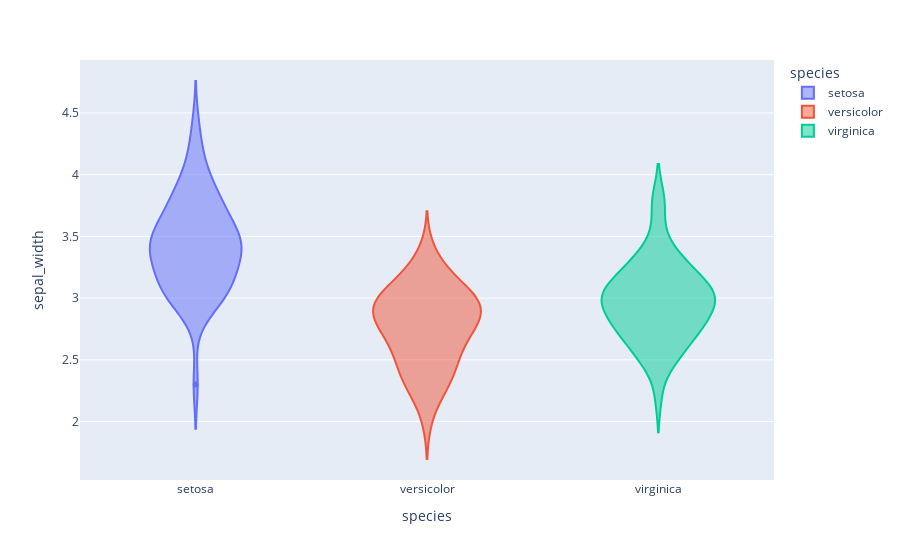

Notebook source saved alongside this figure:
### Markdown cell above
## 5. violen plot

### Code cell
fig5 = px.violin(df, x="species", y="sepal_width", color="species")
fig5.show()

# save the plot

fig5.write_image("./output/fig5.png")

### Figure 1 — Plotly figure (JSON) as saved in the notebook; plotly's stock layout.template omitted (floating-point values rounded to 4 significant figures)
{"data": [{"alignmentgroup": "True", "box": {"visible": false}, "hovertemplate": "species=%{x}<br>sepal_width=%{y}<extra></extra>", "legendgroup": "setosa", "marker": {"color": "#636efa"}, "name": "setosa", "offsetgroup": "setosa", "orientation": "v", "scalegroup": "True", "showlegend": true, "type": "violin", "x": ["setosa", "setosa", "setosa", "setosa", "setosa", "setosa", "setosa", "setosa", "setosa", "setosa", "setosa", "setosa", "setosa", "setosa", "setosa", "setosa", "setosa", "setosa", "setosa", "setosa", "setosa", "setosa", "setosa", "setosa", "setosa", "setosa", "setosa", "setosa", "setosa", "setosa", "setosa", "setosa", "setosa", "setosa", "setosa", "setosa", "setosa", "setosa", "setosa", "setosa", "setosa", "setosa", "setosa", "setosa", "setosa", "setosa", "setosa", "setosa", "setosa", "setosa"], "x0": " ", "xaxis": "x", "y": [3.5, 3, 3.2, 3.1, 3.6, 3.9, 3.4, 3.4, 2.9, 3.1, 3.7, 3.4, 3, 3, 4, 4.4, 3.9, 3.5, 3.8, 3.8, 3.4, 3.7, 3.6, 3.3, 3.4, 3, 3.4, 3.5, 3.4, 3.2, 3.1, 3.4, 4.1, 4.2, 3.1, 3.2, 3.5, 3.6, 3, 3.4, 3.5, 2.3, 3.2, 3.5, 3.8, 3, 3.8, 3.2, 3.7, 3.3], "y0": " ", "yaxis": "y"}, {"alignmentgroup": "True", "box": {"visible": false}, "hovertemplate": "species=%{x}<br>sepal_width=%{y}<extra></extra>", "legendgroup": "versicolor", "marker": {"color": "#EF553B"}, "name": "versicolor", "offsetgroup": "versicolor", "orientation": "v", "scalegroup": "True", "showlegend": true, "type": "violin", "x": ["versicolor", "versicolor", "versicolor", "versicolor", "versicolor", "versicolor", "versicolor", "versicolor", "versicolor", "versicolor", "versicolor", "versicolor", "versicolor", "versicolor", "versicolor", "versicolor", "versicolor", "versicolor", "versicolor", "versicolor", "versicolor", "versicolor", "versicolor", "versicolor", "versicolor", "versicolor", "versicolor", "versicolor", "versicolor", "versicolor", "versicolor", "versicolor", "versicolor", "versicolor", "versicolor", "versicolor", "versicolor", "versicolor", "versicolor", "versicolor", "versicolor", "versicolor", "versicolor", "versicolor", "versicolor", "versicolor", "versicolor", "versicolor", "versicolor", "versicolor"], "x0": " ", "xaxis": "x", "y": [3.2, 3.2, 3.1, 2.3, 2.8, 2.8, 3.3, 2.4, 2.9, 2.7, 2, 3, 2.2, 2.9, 2.9, 3.1, 3, 2.7, 2.2, 2.5, 3.2, 2.8, 2.5, 2.8, 2.9, 3, 2.8, 3, 2.9, 2.6, 2.4, 2.4, 2.7, 2.7, 3, 3.4, 3.1, 2.3, 3, 2.5, 2.6, 3, 2.6, 2.3, 2.7, 3, 2.9, 2.9, 2.5, 2.8], "y0": " ", "yaxis": "y"}, {"alignmentgroup": "True", "box": {"visible": false}, "hovertemplate": "species=%{x}<br>sepal_width=%{y}<extra></extra>", "legendgroup": "virginica", "marker": {"color": "#00cc96"}, "name": "virginica", "offsetgroup": "virginica", "orientation": "v", "scalegroup": "True", "showlegend": true, "type": "violin", "x": ["virginica", "virginica", "virginica", "virginica", "virginica", "virginica", "virginica", "virginica", "virginica", "virginica", "virginica", "virginica", "virginica", "virginica", "virginica", "virginica", "virginica", "virginica", "virginica", "virginica", "virginica", "virginica", "virginica", "virginica", "virginica", "virginica", "virginica", "virginica", "virginica", "virginica", "virginica", "virginica", "virginica", "virginica", "virginica", "virginica", "virginica", "virginica", "virginica", "virginica", "virginica", "virginica", "virginica", "virginica", "virginica", "virginica", "virginica", "virginica", "virginica", "virginica"], "x0": " ", "xaxis": "x", "y": [3.3, 2.7, 3, 2.9, 3, 3, 2.5, 2.9, 2.5, 3.6, 3.2, 2.7, 3, 2.5, 2.8, 3.2, 3, 3.8, 2.6, 2.2, 3.2, 2.8, 2.8, 2.7, 3.3, 3.2, 2.8, 3, 2.8, 3, 2.8, 3.8, 2.8, 2.8, 2.6, 3, 3.4, 3.1, 3, 3.1, 3.1, 3.1, 2.7, 3.2, 3.3, 3, 2.5, 3, 3.4, 3], "y0": " ", "yaxis": "y"}], "layout": {"legend": {"title": {"text": "species"}, "tracegroupgap": 0}, "margin": {"t": 60}, "violinmode": "overlay", "xaxis": {"anchor": "y", "categoryarray": ["setosa", "versicolor", "virginica"], "categoryorder": "array", "domain": [0, 1], "title": {"text": "species"}}, "yaxis": {"anchor": "x", "domain": [0, 1], "title": {"text": "sepal_width"}}}}
